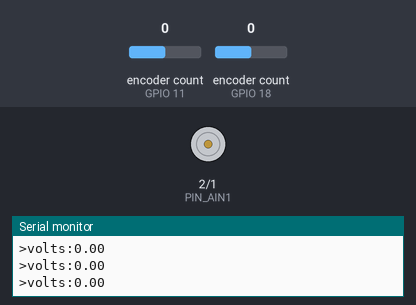
This sketch was run on a simulated ESP32-S3. Shown: motor-driver pin pairs drawn as motors (green arrow = first pin HIGH = forward, orange = second pin HIGH = backward, longer = more drive), the last lines printed to the serial monitor. The inputs (shaded band) are chosen by the test bench; at power-on: encoder count (sensors on GPIO 11, GPIO 18) 0.

Above: at 1.2 s.
1.3 s: encoder count (sensor on GPIO 11) set to 1
At 1.7 s:
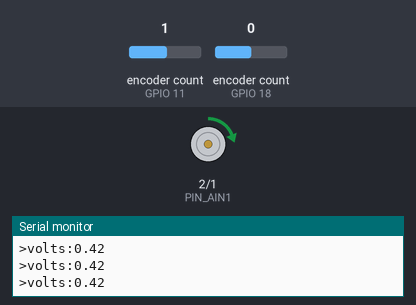
2.8 s: encoder count (sensor on GPIO 11) set to 5
At 4.0 s:
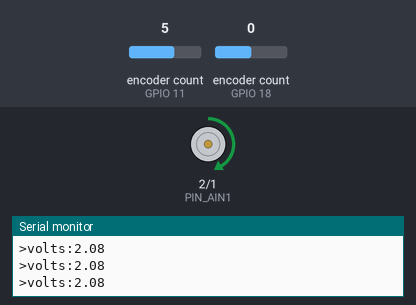
4.3 s: encoder count (sensor on GPIO 11) set to 9
At 5.2 s:
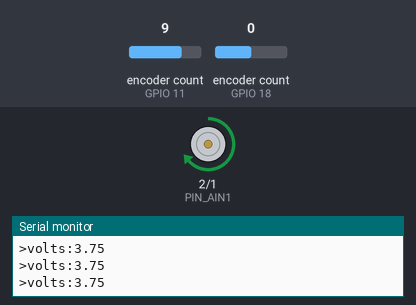
5.8 s: encoder count (sensor on GPIO 11) set to 10
At 6.4 s:
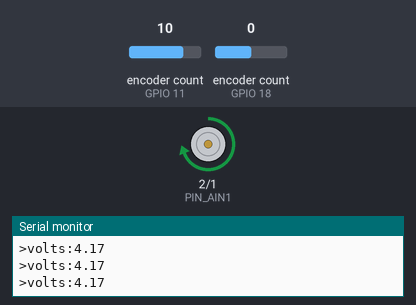
Timing chart, 0 to 8.3 s (numbered marks = the images above; inputs shaded):
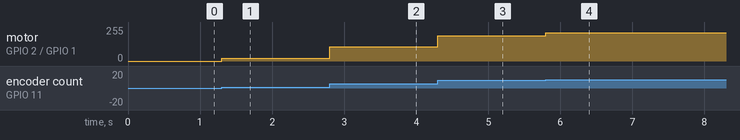

Measured:
- after the input at 1.3 s, motor on GPIO 2 (PIN_AIN1) / GPIO 1 (PIN_AIN2): stopped → forward 21/255 at once
- after the input at 2.8 s, motor on GPIO 2 (PIN_AIN1) / GPIO 1 (PIN_AIN2): forward 21/255 → forward 106/255 at once
- after the input at 4.3 s, motor on GPIO 2 (PIN_AIN1) / GPIO 1 (PIN_AIN2): forward 106/255 → forward 191/255 at once
- after the input at 5.8 s, motor on GPIO 2 (PIN_AIN1) / GPIO 1 (PIN_AIN2): forward 191/255 → forward 212/255 at once

The sketch:

encoder_and_voltage.ino
```cpp
#include <definitions.h>


void setup() {
    // iniciamos los perifericos
    setupPeripherals();

    // Asi definimos una tarea para el sistema operativo
    xTaskCreatePinnedToCore(
            sendVoltsFromKnob, // nombre de la rutina
            "reads the encoder",
            8192,
            NULL,
            20, // prioridad de la tarea (0-24) , siendo 24 la prioridad más critica
            NULL,
            CORE_1
    );
}


// Esta es la tarea critica que definimos que aplica un voltaje determinado al motor

static void sendVoltsFromKnob(void *pvParameters) {

    // Aqui configuro cada cuanto se repite la tarea

    const TickType_t taskInterval = 100;
    float userVolts;
    const float pulsesVoltsKnob = 5.0/48.0;
    float flag;

    // prototipo de una tarea repetitiva
    for (;;) {
       TickType_t xLastWakeTime = xTaskGetTickCount();

       // leemos el encoder, lo convertimos a grados  y lo imprimimos para plotear
       userVolts =  constrain(encoderKnob.getCount() * pulsesVoltsKnob, -5, 5);


       // enviamos leido en la perilla a voltios en el motor
       voltsToMotor(userVolts);

       // imprimimos la slaida en voltios seleccionada por el usuario
       printf(">volts:%.2f \r\n", userVolts);

       // cambiamos el color del led dependiendo del signo de la tensión aplicada
       flag = (userVolts >= 0) ? 1 : 0;
       setLedColor(flag * red, 0 ,green * (1-flag));

       // la tarea es crítica entonces esperamos exactamente taskInterval ms antes de activarla nuevamente
       vTaskDelayUntil(&xLastWakeTime, taskInterval);
    }

}


// desactivamos la funcion loop
void loop() {
    vTaskDelete(NULL);
}
```

definitions.h
```cpp
// libreria para el control de los leds
#include <Adafruit_NeoPixel.h>
#include <ESP32Encoder.h>


// definición de los nucleos en el esp32

#define CORE_0 0   // nucleo base usado por algunas tareas procesador
#define CORE_1 1   // nucleo para el usuario, poner aqui las tareas críticas


// Estas lineas configuran los leds
#define  LIGHT_PIN         19
#define  NUMPIXELS          1
Adafruit_NeoPixel ledMotor(1, LIGHT_PIN, NEO_GRB + NEO_KHZ800);


// Esta es la configuración del PWM
#define  FREQUENCY_PWM     100 // frecuencia del pwa
#define  RESOLUTION_PWM    12  // bits del pwm
#define  PIN_AIN1          2   // pin del pwm 1
#define  PIN_AIN2          1
#define  CH_PWM_AIN1       0
#define  CH_PWM_AIN2       1

// factor de conversion de bits a voltios:  2^ #bits -1 / voltios
float  voltsToPwm =   (pow(2, RESOLUTION_PWM) - 1) / 5;


// estas definiciones son para los botones
#define BUTTON_UN   14
#define BUTTON_LIFEFLOWER  7

uint16_t threshold  = 60000; // umbral de deteccion para los botones


// color base del led

uint8_t red = 255;
uint8_t green = 255;
uint8_t blue = 255;


// Aqui definimos el encoder

#define CH_ENC_A  18//  WEMOS 26  ESP32S3 18     Channel A of the motor encoder
#define CH_ENC_B  17 // WEMOS 25  ESP32S3 17     Channel B of the motor encoder

// Encoder de la perilla

#define CH_ENC_A_POT  11  //WEMOS 5// ESP32S3 11//
#define CH_ENC_B_POT  10 // WEMOS 23 // ESP32S3 10//

// variables de los encoder
ESP32Encoder encoderMotor;  // variable encoder del motor
ESP32Encoder encoderKnob;  // variable encoder de la perilla


// Esta funcion es para enviar un valor en voltios al motor por medio de un driver de puente h

void voltsToMotor( float volts){
    // This function convert a voltage value given in the variable volts
    // to a bipolar pwm signal for controlling the DC motor

    uint16_t pwm = abs(volts) * voltsToPwm;

    if (volts < 0){
        // if var volts is negative use CH_PWM_AIN2 to output a pwm signal
        // proportional to the input voltage
        ledcWrite(CH_PWM_AIN1, 0);
        ledcWrite(CH_PWM_AIN2, pwm);
    }
    else{
        // if var volts is negative use CH_PWM_AIN1 to output a pwm signal
        // proportional to the input voltage
        ledcWrite(CH_PWM_AIN1, pwm);
        ledcWrite(CH_PWM_AIN2, 0);
    }
}


void setupPeripherals(void){

    // iniciamos los modulos de pwm
    ledcSetup(CH_PWM_AIN1  ,  FREQUENCY_PWM, RESOLUTION_PWM);
    ledcSetup(CH_PWM_AIN2  ,  FREQUENCY_PWM, RESOLUTION_PWM);
    ledcAttachPin(PIN_AIN1 , CH_PWM_AIN1);
    ledcAttachPin(PIN_AIN2 , CH_PWM_AIN2);

    // iniciamos los encoder

    encoderMotor.attachFullQuad (CH_ENC_A, CH_ENC_B);// encoder del motor
    encoderKnob.attachFullQuad (CH_ENC_A_POT, CH_ENC_B_POT);  // encoder de la perilla


    // para prender el led
    ledMotor.setPixelColor(0, ledMotor.Color(0, 255, 0));
    ledMotor.setBrightness(20);
    ledMotor.show();
}

// cambian de color el led de rojo a verde por con el cambio del flag
void setLedColor(uint8_t r, uint8_t g, uint8_t b){
    ledMotor.setPixelColor(0, ledMotor.Color(r, g, b));
    ledMotor.setBrightness(20);
    ledMotor.show();
}
```
